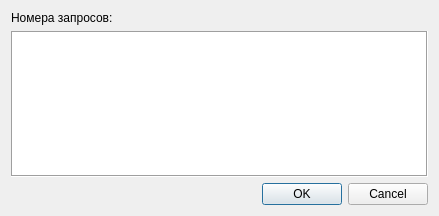
<?xml version="1.0" encoding="UTF-8"?>
<ui version="4.0">
 <class>IdInput</class>
 <widget class="QDialog" name="IdInput">
  <property name="geometry">
   <rect>
    <x>0</x>
    <y>0</y>
    <width>439</width>
    <height>216</height>
   </rect>
  </property>
  <property name="windowTitle">
   <string>Dialog</string>
  </property>
  <layout class="QVBoxLayout" name="verticalLayout">
   <item>
    <widget class="QLabel" name="label">
     <property name="text">
      <string>Номера запросов:</string>
     </property>
    </widget>
   </item>
   <item>
    <widget class="QPlainTextEdit" name="idEdit">
     <property name="frameShape">
      <enum>QFrame::Box</enum>
     </property>
     <property name="tabChangesFocus">
      <bool>true</bool>
     </property>
    </widget>
   </item>
   <item>
    <widget class="QDialogButtonBox" name="buttonBox">
     <property name="orientation">
      <enum>Qt::Horizontal</enum>
     </property>
     <property name="standardButtons">
      <set>QDialogButtonBox::Cancel|QDialogButtonBox::Ok</set>
     </property>
    </widget>
   </item>
  </layout>
 </widget>
 <resources/>
 <connections>
  <connection>
   <sender>buttonBox</sender>
   <signal>accepted()</signal>
   <receiver>IdInput</receiver>
   <slot>accept()</slot>
   <hints>
    <hint type="sourcelabel">
     <x>248</x>
     <y>254</y>
    </hint>
    <hint type="destinationlabel">
     <x>157</x>
     <y>274</y>
    </hint>
   </hints>
  </connection>
  <connection>
   <sender>buttonBox</sender>
   <signal>rejected()</signal>
   <receiver>IdInput</receiver>
   <slot>reject()</slot>
   <hints>
    <hint type="sourcelabel">
     <x>316</x>
     <y>260</y>
    </hint>
    <hint type="destinationlabel">
     <x>286</x>
     <y>274</y>
    </hint>
   </hints>
  </connection>
 </connections>
</ui>
